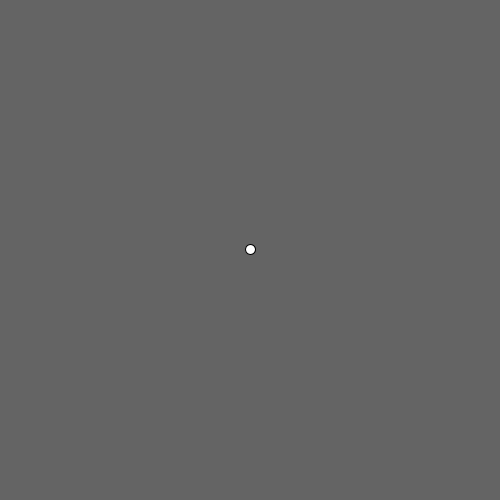
Frame 1 (no input)
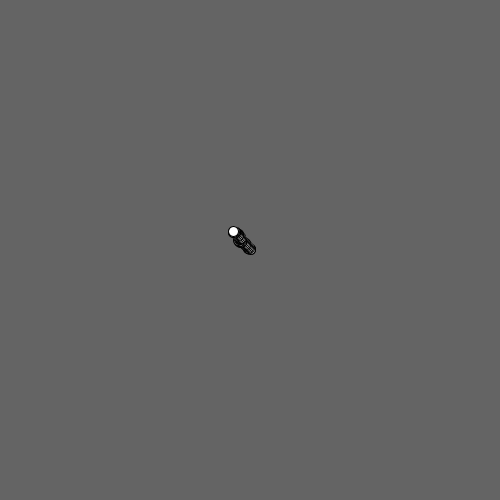
Frame 60 (the mouse pressed at the canvas centre just before this capture)
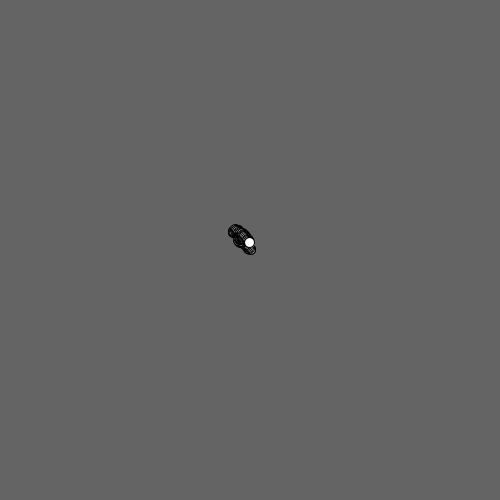
Frame 120 (the mouse held since frame 60 and released just before this capture)

The Processing sketch that drew these frames (run headless with seeded random() and noise(); from frame 60 on, the mouse is pressed at the canvas centre):

// Processing sketch: Ball_moves_to_mouse_location
// ── Ball_moves_to_mouse_location.pde
Walker w;

void setup() {
  size(500, 500);
  background(100);
  w = new Walker();
}

void draw() {
  w.step(mouseX, mouseY);
  w.display();
}

class Walker {
  float x;
  float y;
  float mX;
  float mY;

  Walker() {
    x = width/2;
    y = height/2;
  }

  void step(float mouX, float mouY) {

    if (mouX < x) {
      mX = -1;
    } else if (mouX > x) {
      mX = 1;
    }

    if (mouY < y) {
      mY = -1;
    } else if (mouY > y) {
      mY = 1;
    }

    float xS = random(-1, 1); 
    float yS = random(-1, 1); 

    float pro = random(1);

    if (pro < 0.3) {
      x += mX;
      y += mY;
    } else if (pro > 0.5) {
      x += xS;
      y += yS;
    }
  }

  void display() {
    stroke(0);
    ellipse(x, y, 10, 10);
  }
}
